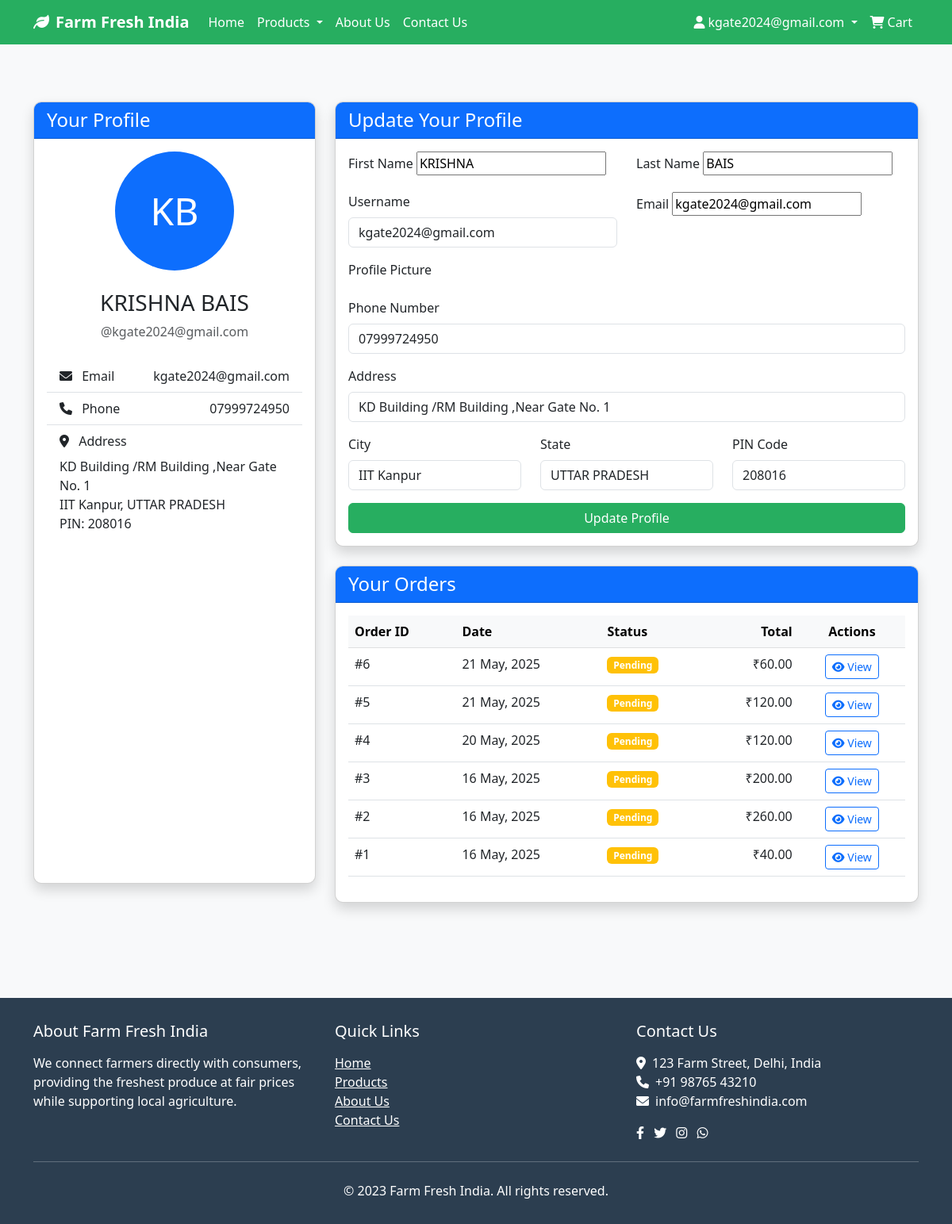
Screenshot of /profile/ (signed in) with the database file from the repository.
### users/models.py (models this page shows, shortened)
class Profile(models.Model):
    user = models.OneToOneField(User, on_delete=models.CASCADE)
    phone_number = models.CharField(max_length=15, blank=True)
    address = models.CharField(max_length=250, blank=True)
    city = models.CharField(max_length=100, blank=True)
    state = models.CharField(max_length=100, blank=True)
    pin_code = models.CharField(max_length=20, blank=True)
    profile_picture = models.ImageField(upload_to='profile_pics', blank=True, null=True)

### cart/models.py (models this page shows, shortened)
class Order(models.Model):
    PAYMENT_METHOD_CHOICES = [
        ('upi', 'UPI'),
        ('card', 'Credit/Debit Card'),
        ('cod', 'Cash on Delivery'),
    ]
    ORDER_STATUS_CHOICES = [
        ('pending', 'Pending'),
        ('processing', 'Processing'),
        ('shipped', 'Shipped'),
        ('delivered', 'Delivered'),
        ('cancelled', 'Cancelled'),
    ]
    user = models.ForeignKey(User, on_delete=models.CASCADE, related_name='orders')
    full_name = models.CharField(max_length=150)
    email = models.EmailField()
    phone = models.CharField(max_length=15)
    address = models.CharField(max_length=250)
    city = models.CharField(max_length=100)
    state = models.CharField(max_length=100)
    pin_code = models.CharField(max_length=20)
    created = models.DateTimeField(auto_now_add=True)
    updated = models.DateTimeField(auto_now=True)
    payment_method = models.CharField(max_length=10, choices=PAYMENT_METHOD_CHOICES, default='cod')
    transaction_id = models.CharField(max_length=150, blank=True)
    status = models.CharField(max_length=20, choices=ORDER_STATUS_CHOICES, default='pending')
    total_paid = models.DecimalField(max_digits=10, decimal_places=2)
    class Meta:
        ordering = ('-created',)

### users/views.py (the view)
# urls.py: path('profile/', user_views.profile, name='profile'),
@login_required
def profile(request):
    if request.method == 'POST':
        u_form = UserUpdateForm(request.POST, instance=request.user)
        p_form = ProfileUpdateForm(request.POST, request.FILES, instance=request.user.profile)
        if u_form.is_valid() and p_form.is_valid():
            u_form.save()
            p_form.save()
            messages.success(request, "Your profile has been updated!")
            return redirect('profile')
    else:
        u_form = UserUpdateForm(instance=request.user)
        p_form = ProfileUpdateForm(instance=request.user.profile)
    orders = Order.objects.filter(user=request.user).order_by('-created')
    context = {
        'u_form': u_form,
        'p_form': p_form,
        'orders': orders
    }
    return render(request, 'users/profile.html', context)

### templates/users/profile.html (shortened to what this page needs)
{% extends 'base/base.html' %}
{% block content %}
<div class="container py-5">
    <div class="row">
        <div class="col-lg-4 mb-4">
            <div class="card shadow h-100">
                <div class="card-header bg-primary text-white">
                    <h4 class="mb-0">Your Profile</h4>
                </div>
                <div class="card-body text-center">
                    <div class="mb-4">
                        {% if user.profile.avatar %}
                        <img src="{{ user.profile.avatar.url }}" alt="{{ user.username }}" class="rounded-circle img-thumbnail" style="width: 150px; height: 150px; object-fit: cover;">
                        {% else %}
                        <div class="rounded-circle bg-primary text-white d-flex align-items-center justify-content-center mx-auto mb-3" style="width: 150px; height: 150px; font-size: 3rem;">
                            {{ user.first_name|first|upper }}{{ user.last_name|first|upper }}
                        </div>
                        {% endif %}
                    </div>
                    <h3 class="card-title">{{ user.get_full_name }}</h3>
                    <p class="text-muted">@{{ user.username }}</p>
                    <ul class="list-group list-group-flush text-start mt-4">
                        <li class="list-group-item d-flex justify-content-between align-items-center">
                            <span><i class="fas fa-envelope me-2"></i> Email</span>
                            <span>{{ user.email }}</span>
                        </li>
                        <li class="list-group-item d-flex justify-content-between align-items-center">
                            <span><i class="fas fa-phone me-2"></i> Phone</span>
                            <span>{{ user.profile.phone_number }}</span>
                        </li>
                        <li class="list-group-item">
                            <i class="fas fa-map-marker-alt me-2"></i> Address
                            <address class="mb-0 mt-2">
                                {{ user.profile.address }}<br>
                                {{ user.profile.city }}, {{ user.profile.state }}<br>
                                PIN: {{ user.profile.pin_code }}
                            </address>
                        </li>
                    </ul>
                </div>
            </div>
        </div>
        <div class="col-lg-8">
            <div class="card shadow mb-4">
                <div class="card-header bg-primary text-white">
                    <h4 class="mb-0">Update Your Profile</h4>
                </div>
                <div class="card-body">
                    <form method="post" enctype="multipart/form-data">
                        <div class="row mb-3">
                            <div class="col-md-6 mb-3 mb-md-0">
                                <label for="id_first_name" class="form-label">First Name</label>
                                {{ u_form.first_name }}
                            </div>
                            <div class="col-md-6">
                                <label for="id_last_name" class="form-label">Last Name</label>
                                {{ u_form.last_name }}
                            </div>
                        </div>
                        <div class="row mb-3">
                            <div class="col-md-6 mb-3 mb-md-0">
                                <label for="id_username" class="form-label">Username</label>
                                {{ u_form.username }}
                            </div>
                            <div class="col-md-6">
                                <label for="id_email" class="form-label">Email</label>
                                {{ u_form.email }}
                            </div>
                        </div>
                        <div class="mb-3">
                            <label for="id_avatar" class="form-label">Profile Picture</label>
                        </div>
                        <div class="mb-3">
                            <label for="id_phone_number" class="form-label">Phone Number</label>
                            {{ p_form.phone_number }}
                        </div>
                        <div class="mb-3">
                            <label for="id_address" class="form-label">Address</label>
                            {{ p_form.address }}
                        </div>
                        <div class="row mb-3">
                            <div class="col-md-4 mb-3 mb-md-0">
                                <label for="id_city" class="form-label">City</label>
                                {{ p_form.city }}
                            </div>
                            <div class="col-md-4 mb-3 mb-md-0">
                                <label for="id_state" class="form-label">State</label>
                                {{ p_form.state }}
                            </div>
                            <div class="col-md-4">
                                <label for="id_pin_code" class="form-label">PIN Code</label>
                                {{ p_form.pin_code }}
                            </div>
                        </div>
                        <div class="d-grid">
                            <button type="submit" class="btn btn-primary">Update Profile</button>
                        </div>
                    </form>
                </div>
            </div>
            <div class="card shadow">
                <div class="card-header bg-primary text-white">
                    <h4 class="mb-0">Your Orders</h4>
                </div>
                <div class="card-body">
                    {% if orders %}
                        <div class="table-responsive">
                            <table class="table table-hover">
                                <thead class="table-light">
                                    <tr>
                                        <th>Order ID</th>
                                        <th>Date</th>
                                        <th>Status</th>
                                        <th class="text-end">Total</th>
                                        <th class="text-center">Actions</th>
                                    </tr>
                                </thead>
                                <tbody>
                                    {% for order in orders %}
                                    <tr>
                                        <td>#{{ order.id }}</td>
                                        <td>{{ order.created|date:"d M, Y" }}</td>
                                        <td>
                                            {% if order.status == 'pending' %}
                                            <span class="badge bg-warning">Pending</span>
                                            {% elif order.status == 'processing' %}
                                            <span class="badge bg-info">Processing</span>
                                            {% elif order.status == 'shipped' %}
                                            <span class="badge bg-primary">Shipped</span>
                                            {% elif order.status == 'delivered' %}
                                            <span class="badge bg-success">Delivered</span>
                                            {% else %}
                                            <span class="badge bg-secondary">{{ order.status }}</span>
                                            {% endif %}
                                        </td>
                                        <td class="text-end">₹{{ order.total_paid }}</td>
                                        <td class="text-center">
                                            <a href="{% url 'order_detail' order.id %}" class="btn btn-sm btn-outline-primary">
                                                <i class="fas fa-eye"></i> View
                                            </a>
                                        </td>
                                    </tr>
                                    {% endfor %}
                                </tbody>
                            </table>
                        </div>
                    {% endif %}
                </div>
            </div>
        </div>
    </div>
</div>
{% endblock %}

### templates/base/base.html (shortened to what this page needs)
<!DOCTYPE html>
{% load i18n %}
<html lang="{{ LANGUAGE_CODE }}">
<head>
    <link href="https://cdn.jsdelivr.net/npm/bootstrap@5.3.0/dist/css/bootstrap.min.css" rel="stylesheet">
    <link rel="stylesheet" href="https://cdnjs.cloudflare.com/ajax/libs/font-awesome/6.0.0/css/all.min.css">
</head>
<body>
    <header>
        <nav class="navbar navbar-expand-lg navbar-dark">
            <div class="container">
                <a class="navbar-brand" href="{% url 'home' %}">
                    <i class="fas fa-leaf me-2"></i>{% trans "Farm Fresh India" %}
                </a>
                <div class="collapse navbar-collapse" id="navbarNav">
                    <ul class="navbar-nav me-auto">
                        <li class="nav-item">
                            <a class="nav-link" href="{% url 'home' %}">{% trans "Home" %}</a>
                        </li>
                        <li class="nav-item dropdown">
                            <a class="nav-link dropdown-toggle" href="#" id="navbarDropdown" role="button" data-bs-toggle="dropdown" aria-expanded="false">
                                {% trans "Products" %}
                            </a>
                        </li>
                        <li class="nav-item">
                            <a class="nav-link" href="{% url 'about' %}">{% trans "About Us" %}</a>
                        </li>
                        <li class="nav-item">
                            <a class="nav-link" href="{% url 'contact' %}">{% trans "Contact Us" %}</a>
                        </li>
                    </ul>
                    <ul class="navbar-nav">
                        {% if user.is_authenticated %}
                            <li class="nav-item dropdown">
                                <a class="nav-link dropdown-toggle" href="#" id="userDropdown" role="button" data-bs-toggle="dropdown" aria-expanded="false">
                                    <i class="fas fa-user me-1"></i>{{ user.username }}
                                </a>
                            </li>
                        {% endif %}
                        <li class="nav-item">
                            <a class="nav-link" href="{% url 'cart_detail' %}">
                                <i class="fas fa-shopping-cart me-1"></i>{% trans "Cart" %}
                            </a>
                        </li>
                    </ul>
                </div>
            </div>
        </nav>
    </header>
    <main class="py-4">
        {% block content %}{% endblock %}
    </main>
    <footer class="footer mt-5">
        <div class="container">
            <div class="row">
                <div class="col-md-4 mb-4 mb-md-0">
                    <h5 class="mb-3">About Farm Fresh India</h5>
                    <p>We connect farmers directly with consumers, providing the freshest produce at fair prices while supporting local agriculture.</p>
                </div>
                <div class="col-md-4 mb-4 mb-md-0">
                    <h5 class="mb-3">Quick Links</h5>
                    <ul class="list-unstyled">
                        <li><a href="{% url 'home' %}" class="text-white">Home</a></li>
                        <li><a href="{% url 'category_list' 'normal' %}" class="text-white">Products</a></li>
                        <li><a href="{% url 'about' %}" class="text-white">About Us</a></li>
                        <li><a href="{% url 'contact' %}" class="text-white">Contact Us</a></li>
                    </ul>
                </div>
                <div class="col-md-4">
                    <h5 class="mb-3">Contact Us</h5>
                    <ul class="list-unstyled">
                        <li><i class="fas fa-map-marker-alt me-2"></i>123 Farm Street, Delhi, India</li>
                        <li><i class="fas fa-phone me-2"></i>+91 98765 43210</li>
                        <li><i class="fas fa-envelope me-2"></i>info@farmfreshindia.com</li>
                    </ul>
                    <div class="mt-3">
                        <a href="#" class="text-white me-2"><i class="fab fa-facebook-f"></i></a>
                        <a href="#" class="text-white me-2"><i class="fab fa-twitter"></i></a>
                        <a href="#" class="text-white me-2"><i class="fab fa-instagram"></i></a>
                        <a href="#" class="text-white"><i class="fab fa-whatsapp"></i></a>
                    </div>
                </div>
            </div>
            <hr class="my-4 bg-light">
            <div class="text-center">
                <p class="mb-0">&copy; 2023 Farm Fresh India. All rights reserved.</p>
            </div>
        </div>
    </footer>
</body>
</html>

### rows the page displays
Profile: phone_number "07999724950", address "KD Building /RM Building ,Near Gate No. 1", city "IIT Kanpur", state "UTTAR PRADESH", pin_code "208016"
Order: id "6", created "21 May, 2025", status "Pending", total_paid "60.00"
Order: id "5", created "21 May, 2025", status "Pending", total_paid "120.00"
Order: id "4", created "20 May, 2025", status "Pending", total_paid "120.00"
Order: id "3", created "16 May, 2025", status "Pending", total_paid "200.00"
Order: id "2", created "16 May, 2025", status "Pending", total_paid "260.00"
Order: id "1", created "16 May, 2025", status "Pending", total_paid "40.00"

### other values shown
{{ user.username }} "kgate2024@gmail.com"
{{ user.first_name|first|upper }} "K"
{{ user.last_name|first|upper }} "B"
{{ user.get_full_name }} "KRISHNA BAIS"
{{ user.email }} "kgate2024@gmail.com"
{{ user.profile.phone_number }} "07999724950"
{{ user.profile.address }} "KD Building /RM Building ,Near Gate No. 1"
{{ user.profile.city }} "IIT Kanpur"
{{ user.profile.state }} "UTTAR PRADESH"
{{ user.profile.pin_code }} "208016"
